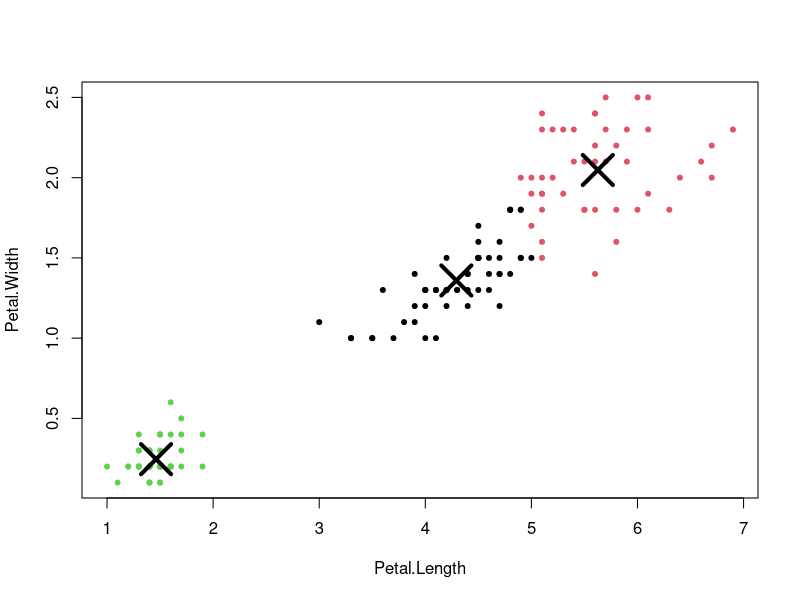

The R script that drew this image:
data("iris")
head(iris)

cluster <- kmeans(iris[, c(3, 4)], 3)

plot(iris[, c(3, 4)], col = cluster$cluster, pch = 20, cex = 1)
points(cluster$centers, pch = 4, cex = 4, lwd = 4)